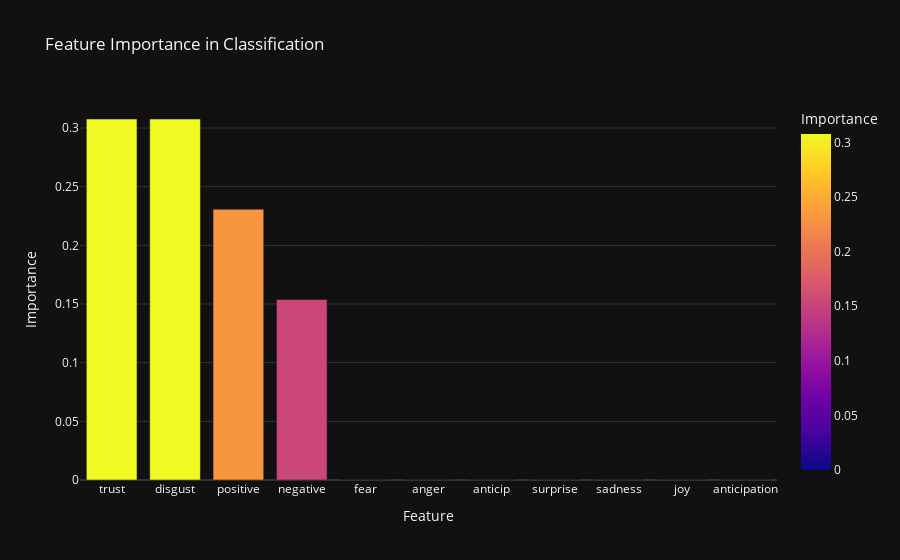

Here is the notebook cell this chart was saved with:
### Code cell
# Prepare for Machine Learning
X = data.drop(columns=["EDU", "adu_type"])
y = data["adu_type"]
X_train, X_test, y_train, y_test = train_test_split(X, y, test_size=0.2, random_state=42)

# Train RandomForest Classifier
clf = RandomForestClassifier(n_estimators=100, random_state=42)
clf.fit(X_train, y_train)

# Predictions
y_pred = clf.predict(X_test)

# Evaluate Model
print("Accuracy:", accuracy_score(y_test, y_pred))
print(classification_report(y_test, y_pred))

# Feature Importance Visualization
importances = clf.feature_importances_
feature_names = X.columns
feature_importance_df = pd.DataFrame({'Feature': feature_names, 'Importance': importances})
feature_importance_df = feature_importance_df.sort_values(by='Importance', ascending=False)

fig_importance = px.bar(feature_importance_df, x='Feature', y='Importance', 
                        title="Feature Importance in Classification", color='Importance', 
                        template="plotly_dark")
fig_importance.show()

### Figure 1 — Plotly figure (JSON) as saved in the notebook; plotly's stock layout.template omitted (floating-point values rounded to 4 significant figures)
{"data": [{"alignmentgroup": "True", "hovertemplate": "Feature=%{x}<br>Importance=%{marker.color}<extra></extra>", "legendgroup": "", "marker": {"color": [0.3077, 0.3077, 0.2308, 0.1538, 0, 0, 0, 0, 0, 0, 0], "coloraxis": "coloraxis", "pattern": {"shape": ""}}, "name": "", "offsetgroup": "", "orientation": "v", "showlegend": false, "textposition": "auto", "type": "bar", "x": ["trust", "disgust", "positive", "negative", "fear", "anger", "anticip", "surprise", "sadness", "joy", "anticipation"], "xaxis": "x", "y": [0.3077, 0.3077, 0.2308, 0.1538, 0, 0, 0, 0, 0, 0, 0], "yaxis": "y"}], "layout": {"barmode": "relative", "coloraxis": {"colorbar": {"title": {"text": "Importance"}}, "colorscale": [[0, "#0d0887"], [0.1111, "#46039f"], [0.2222, "#7201a8"], [0.3333, "#9c179e"], [0.4444, "#bd3786"], [0.5556, "#d8576b"], [0.6667, "#ed7953"], [0.7778, "#fb9f3a"], [0.8889, "#fdca26"], [1, "#f0f921"]]}, "legend": {"tracegroupgap": 0}, "title": {"text": "Feature Importance in Classification"}, "xaxis": {"anchor": "y", "domain": [0, 1], "title": {"text": "Feature"}}, "yaxis": {"anchor": "x", "domain": [0, 1], "title": {"text": "Importance"}}}}
